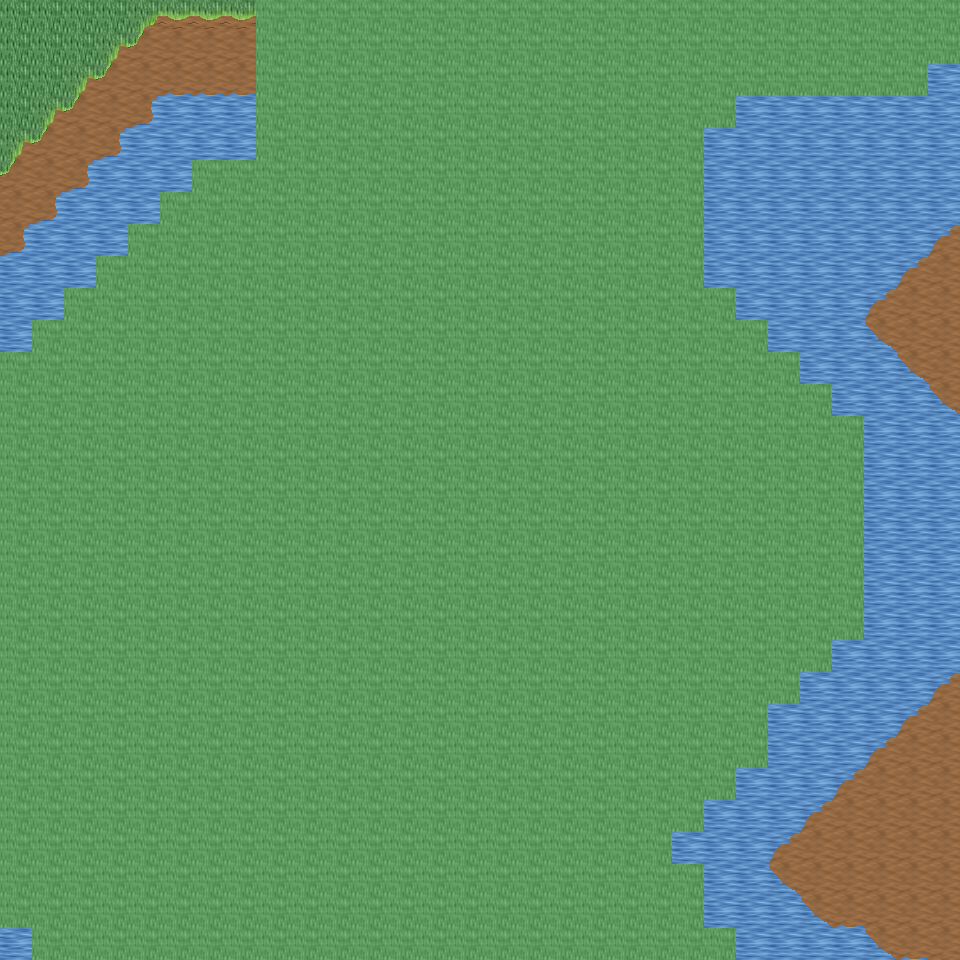

A level layout from a 2D game, rendered from its tile map. Below: a short description, then the map file with tile-grid data replaced by summaries:
An orthogonal 30x30 tile map with 32x32 px tiles, 6 tile layers (Ground, Object, Object2, Above, ...), 26 tilesets and 5 objects (5x mapExit).

<map version="1.0" orientation="orthogonal" renderorder="right-down" width="30" height="30" tilewidth="32" tileheight="32" nextobjectid="6">
  <tileset firstgid="1" name="tileset_ground_ground" tilewidth="32" tileheight="32" tilecount="33" columns="3">
    <image source="../drawable/tileset_ground_ground.png" width="96" height="352" />
  </tileset>
  <tileset firstgid="34" name="tileset_ground_water_pool" tilewidth="32" tileheight="32" tilecount="72" columns="3">
    <image source="../drawable/tileset_ground_water_pool.png" width="96" height="768" />
  </tileset>
  <tileset firstgid="106" name="tileset_ground_water_pool_deep" tilewidth="32" tileheight="32" tilecount="72" columns="3">
    <image source="../drawable/tileset_ground_water_pool_deep.png" width="96" height="768" />
  </tileset>
  <tileset firstgid="178" name="tileset_ground_water_pool_corners" tilewidth="32" tileheight="32" tilecount="72" columns="3">
    <image source="../drawable/tileset_ground_water_pool_corners.png" width="96" height="768" />
  </tileset>
  <tileset firstgid="250" name="tileset_ground_grass_edges" tilewidth="32" tileheight="32" tilecount="36" columns="12">
    <image source="../drawable/tileset_ground_grass_edges.png" width="384" height="96" />
  </tileset>
  <tileset firstgid="286" name="tileset_ground_grass_corners" tilewidth="32" tileheight="32" tilecount="24" columns="6">
    <image source="../drawable/tileset_ground_grass_corners.png" width="192" height="128" />
  </tileset>
  <tileset firstgid="310" name="tileset_ground_ladder_vertical_dark" tilewidth="32" tileheight="32" tilecount="3" columns="3">
    <image source="../drawable/tileset_ground_ladder_vertical_dark.png" width="96" height="32" />
  </tileset>
  <tileset firstgid="313" name="tileset_plant_tree_palm_tree" tilewidth="32" tileheight="32" tilecount="6" columns="2">
    <image source="../drawable/tileset_plant_tree_palm_tree.png" width="64" height="96" />
  </tileset>
  <tileset firstgid="319" name="tileset_plant_tree_tree_realistic" tilewidth="32" tileheight="32" tilecount="16" columns="4">
    <image source="../drawable/tileset_plant_tree_tree_realistic.png" width="128" height="128" />
  </tileset>
  <tileset firstgid="335" name="tileset_logic_creature_animal" tilewidth="32" tileheight="32" tilecount="32" columns="8">
    <image source="../drawable/tileset_logic_creature_animal.png" width="256" height="128" />
  </tileset>
  <tileset firstgid="367" name="tileset_logic_collision" tilewidth="32" tileheight="32" tilecount="1" columns="1">
    <image source="../drawable/tileset_logic_collision.png" width="32" height="32" />
  </tileset>
  <tileset firstgid="368" name="tileset_plant_bush_various_small" tilewidth="32" tileheight="32" tilecount="9" columns="3">
    <image source="../drawable/tileset_plant_bush_various_small.png" width="96" height="96" />
  </tileset>
  <tileset firstgid="377" name="tileset_ground_ridge_earth_pale" tilewidth="32" tileheight="32" tilecount="96" columns="12">
    <image source="../drawable/tileset_ground_ridge_earth_pale.png" width="384" height="256" />
  </tileset>
  <tileset firstgid="473" name="tileset_object_tent" tilewidth="32" tileheight="32" tilecount="9" columns="3">
    <image source="../drawable/tileset_object_tent.png" width="96" height="96" />
  </tileset>
  <tileset firstgid="482" name="tileset_logic_creature_amazon" tilewidth="32" tileheight="32" tilecount="16" columns="8">
    <image source="../drawable/tileset_logic_creature_amazon.png" width="256" height="64" />
  </tileset>
  <tileset firstgid="498" name="tileset_furniture_light_iron_lamp" tilewidth="32" tileheight="32" tilecount="3" columns="1">
    <image source="../drawable/tileset_furniture_light_iron_lamp.png" width="32" height="96" />
  </tileset>
  <tileset firstgid="501" name="tileset_furniture_light_flames" tilewidth="32" tileheight="32" tilecount="6" columns="6">
    <image source="../drawable/tileset_furniture_light_flames.png" width="192" height="32" />
  </tileset>
  <tileset firstgid="507" name="tileset_ground_rock_rocks_2" tilewidth="32" tileheight="32" tilecount="4" columns="2">
    <image source="../drawable/tileset_ground_rock_rocks_2.png" width="64" height="64" />
  </tileset>
  <tileset firstgid="511" name="tileset_logic_portal" tilewidth="32" tileheight="32" tilecount="24" columns="8">
    <image source="../drawable/tileset_logic_portal.png" width="256" height="96" />
  </tileset>
  <tileset firstgid="535" name="tileset_logic_item_fruits" tilewidth="32" tileheight="32" tilecount="16" columns="8">
    <image source="../drawable/tileset_logic_item_fruits.png" width="256" height="64" />
  </tileset>
  <tileset firstgid="551" name="tileset_plant_pineapple_plant" tilewidth="32" tileheight="32" tilecount="6" columns="2">
    <image source="../drawable/tileset_plant_pineapple_plant.png" width="64" height="96" />
  </tileset>
  <tileset firstgid="557" name="tileset_ground_grass_2" tilewidth="32" tileheight="32" tilecount="21" columns="3">
    <image source="../drawable/tileset_ground_grass_2.png" width="96" height="224" />
  </tileset>
  <tileset firstgid="578" name="tileset_light_dim_yellow_light_7x5" tilewidth="32" tileheight="32" tilecount="35" columns="7">
    <image source="../drawable/tileset_light_dim_yellow_light_7x5.png" width="224" height="160" />
  </tileset>
  <tileset firstgid="613" name="tileset_light_yellow_light_5x5" tilewidth="32" tileheight="32" tilecount="25" columns="5">
    <image source="../drawable/tileset_light_yellow_light_5x5.png" width="160" height="160" />
  </tileset>
  <tileset firstgid="638" name="tileset_logic_creature_spider" tilewidth="32" tileheight="32" tilecount="3" columns="3">
    <image source="../drawable/tileset_logic_creature_spider.png" width="96" height="32" />
  </tileset>
  <tileset firstgid="641" name="tileset_logic_creature_reptile" tilewidth="32" tileheight="32" tilecount="7" columns="7">
    <image source="../drawable/tileset_logic_creature_reptile.png" width="224" height="32" />
  </tileset>
  <layer name="Ground" width="30" height="30">
    <data>[900 cells, 899 non-empty, 18 distinct tile ids]</data>
  </layer>
  <layer name="Object" width="30" height="30">
    <data>[900 cells, 42 non-empty, 9 distinct tile ids]</data>
  </layer>
  <layer name="Object2" width="30" height="30">
    <data>[900 cells, 0 non-empty, 0 distinct tile ids]</data>
  </layer>
  <layer name="Above" width="30" height="30">
    <data>[900 cells, 0 non-empty, 0 distinct tile ids]</data>
  </layer>
  <layer name="Above2" width="30" height="30">
    <data>[900 cells, 0 non-empty, 0 distinct tile ids]</data>
  </layer>
  <layer name="Walkable" width="30" height="30">
    <data>[900 cells, 679 non-empty, 1 distinct tile ids]</data>
  </layer>
  <objectgroup name="MapEvents">
    <object id="1" name="north" type="mapExit" x="0" y="0" width="256" height="32">
      <properties>
        <property name="map" value="level_0_x260_y10" />
        <property name="x" value="0" />
        <property name="y" value="28" />
      </properties>
    </object>
    <object id="2" name="south" type="mapExit" x="0" y="928" width="32" height="32">
      <properties>
        <property name="map" value="level_0_x260_y12" />
        <property name="x" value="0" />
        <property name="y" value="1" />
      </properties>
    </object>
    <object id="3" name="south2" type="mapExit" x="736" y="928" width="224" height="32">
      <properties>
        <property name="map" value="level_0_x260_y12" />
        <property name="x" value="23" />
        <property name="y" value="1" />
      </properties>
    </object>
    <object id="4" name="west" type="mapExit" x="0" y="0" width="32" height="352">
      <properties>
        <property name="map" value="level_0_x259_y11" />
        <property name="x" value="28" />
        <property name="y" value="0" />
      </properties>
    </object>
    </objectgroup>
</map>
<!-- 1 of 5 objects omitted -->
